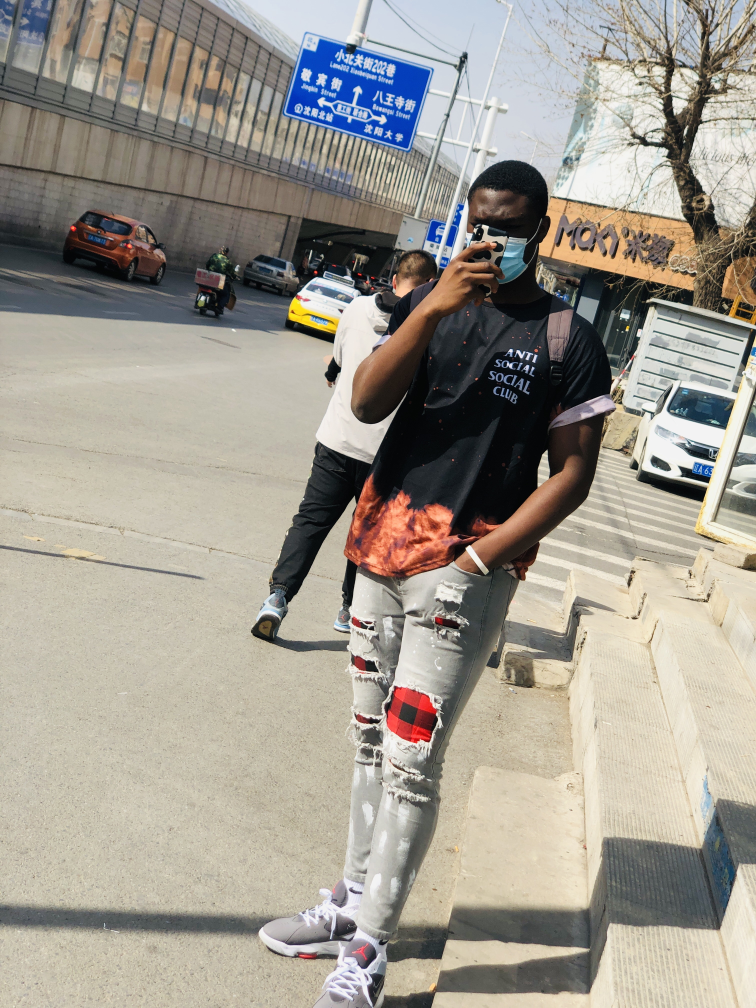
#> input picture photos/nana.jpg, 3024 x 4032 px (shown at 1/4 size)
$ python thresh.py
#> lines starting #> are read from the running program, lines starting #| are printed output that depends on the picture; after the words box and inside, x2 and y2 are one past the last pixel; in counts of white or black regions, pixels touching at a corner belong together
import cv2 as cv
import sys

img=cv.imread("photos/nana.jpg")
#> img is the input picture: shape (4032, 3024, 3); mean B, G, R 143.9, 153.9, 159.2
img=cv.resize(img,(500,500))
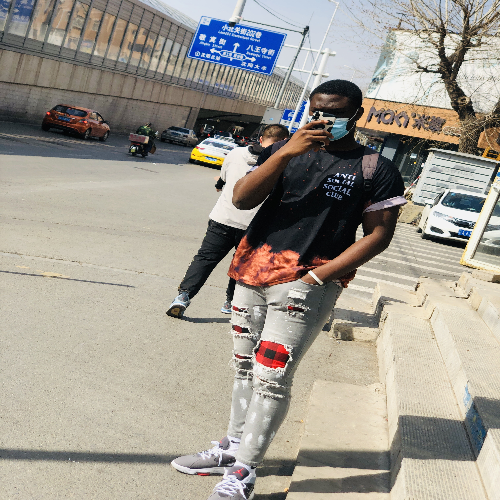
#> img: shape (500, 500, 3); mean B, G, R 143.8, 153.8, 159.1

gray=cv.cvtColor(img,cv.COLOR_BGR2GRAY)
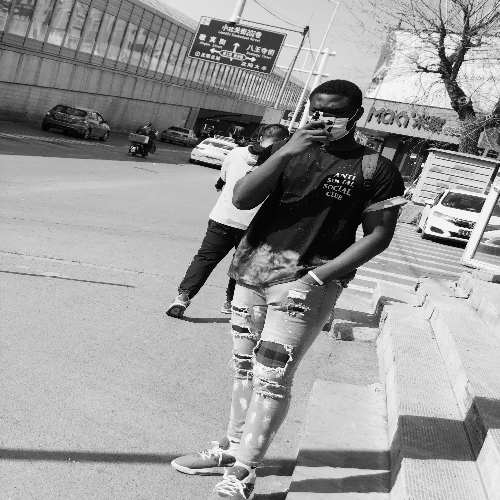
#> gray: shape (500, 500); min 2, max 246, mean 154.2

#simple thresholding
threshold,thresh= cv.threshold(gray,150,255,cv.THRESH_BINARY)
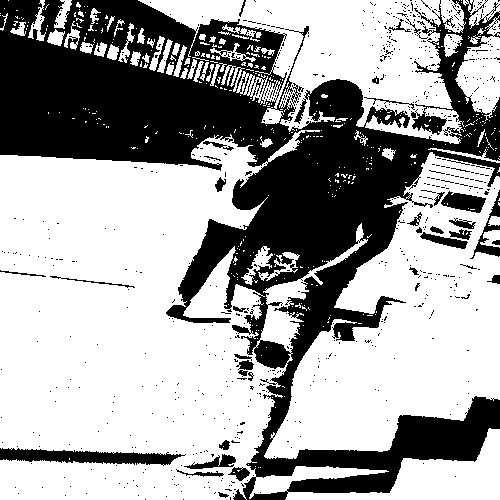
#> thresh: shape (500, 500); 63.7% white; 717 black regions (678 under 20 px), largest, box (x1, y1, x2, y2) and area: (0, 0, 500, 500) 83441, (0, 448, 186, 466) 1903, (441, 191, 486, 213) 605
cv.imshow("simple threshold",thresh)


#adaptive thresholding
adaptivethresh=cv.adaptiveThreshold(gray,255,cv.ADAPTIVE_THRESH_GAUSSIAN_C,cv.THRESH_BINARY,13,3)
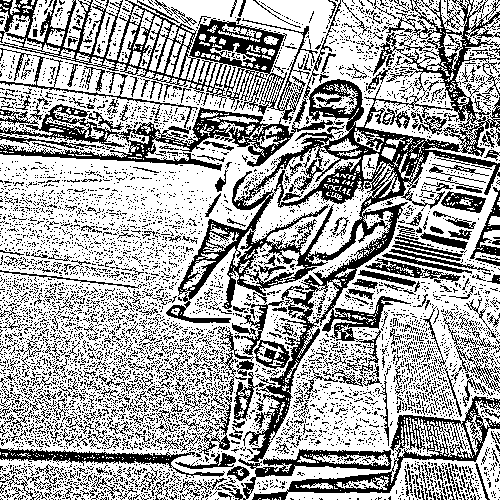
#> adaptivethresh: shape (500, 500); 65.4% white; black in thin lines or dots
cv.imshow("adaptive thresh",adaptivethresh)

#otsu threshholding
otsu_thresh,threshOtsu=cv.threshold(gray,150,255,cv.THRESH_BINARY + cv.THRESH_OTSU)
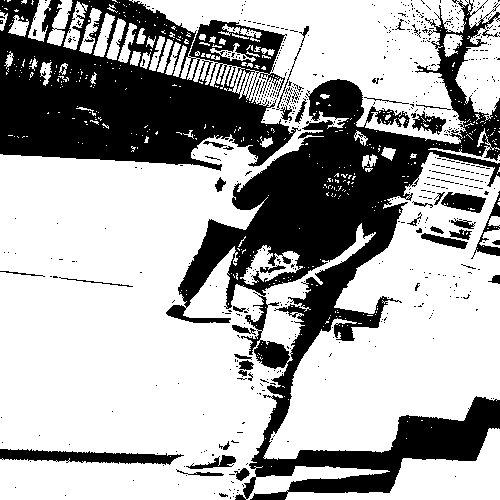
#> threshOtsu: shape (500, 500); 66.6% white; 629 black regions (583 under 20 px), largest, box (x1, y1, x2, y2) and area: (166, 0, 500, 500) 44194, (0, 0, 301, 171) 31784, (0, 449, 184, 465) 1675
#> otsu_thresh = 133
cv.imshow("otsu thresholding",threshOtsu)


z=cv.waitKey(0)
#> (key q is pressed here)

if z==ord('q'):
    sys.exit
